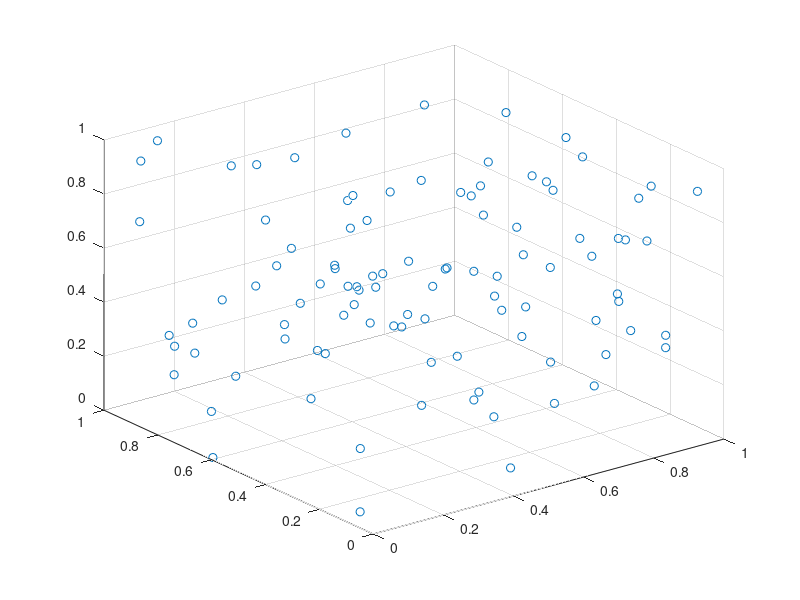
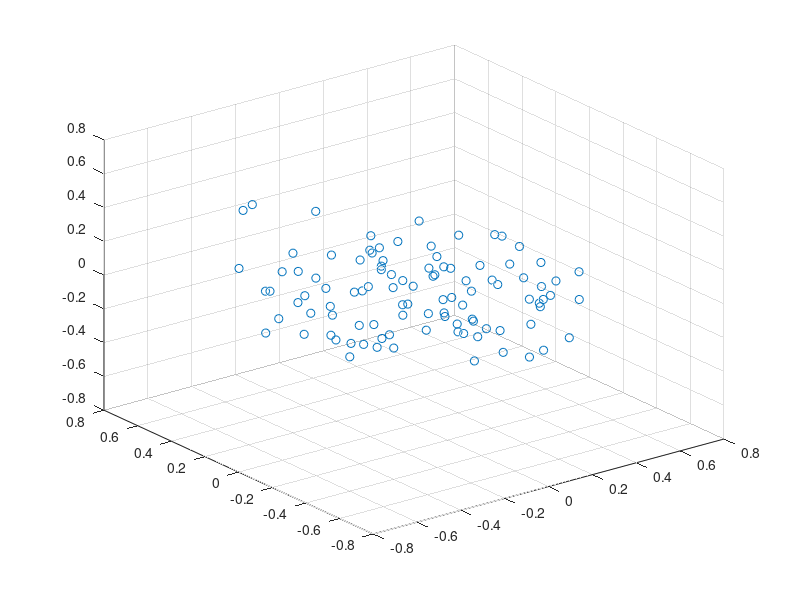
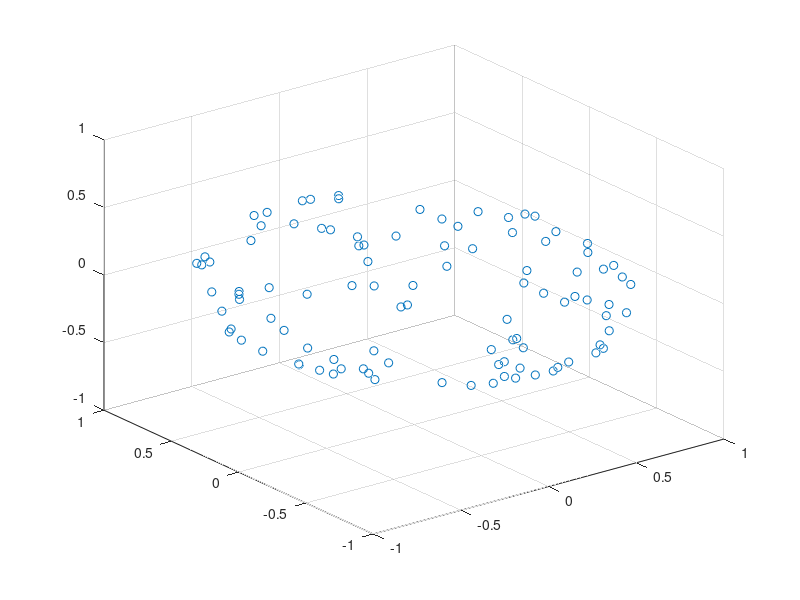

Recreate these plots in MATLAB, in order.
% reduce points in RN to an N-2 sphere

pts = rand(100,4);
pts_ = pts - mean(pts,2);
norms = sqrt(sum(pts_.^2,2));
pts__ = pts_ ./ norms;


figure, scatter3(pts(:,1),pts(:,2),pts(:,3))
figure, scatter3(pts_(:,1),pts_(:,2),pts_(:,3))
figure, scatter3(pts__(:,1),pts__(:,2),pts__(:,3))
